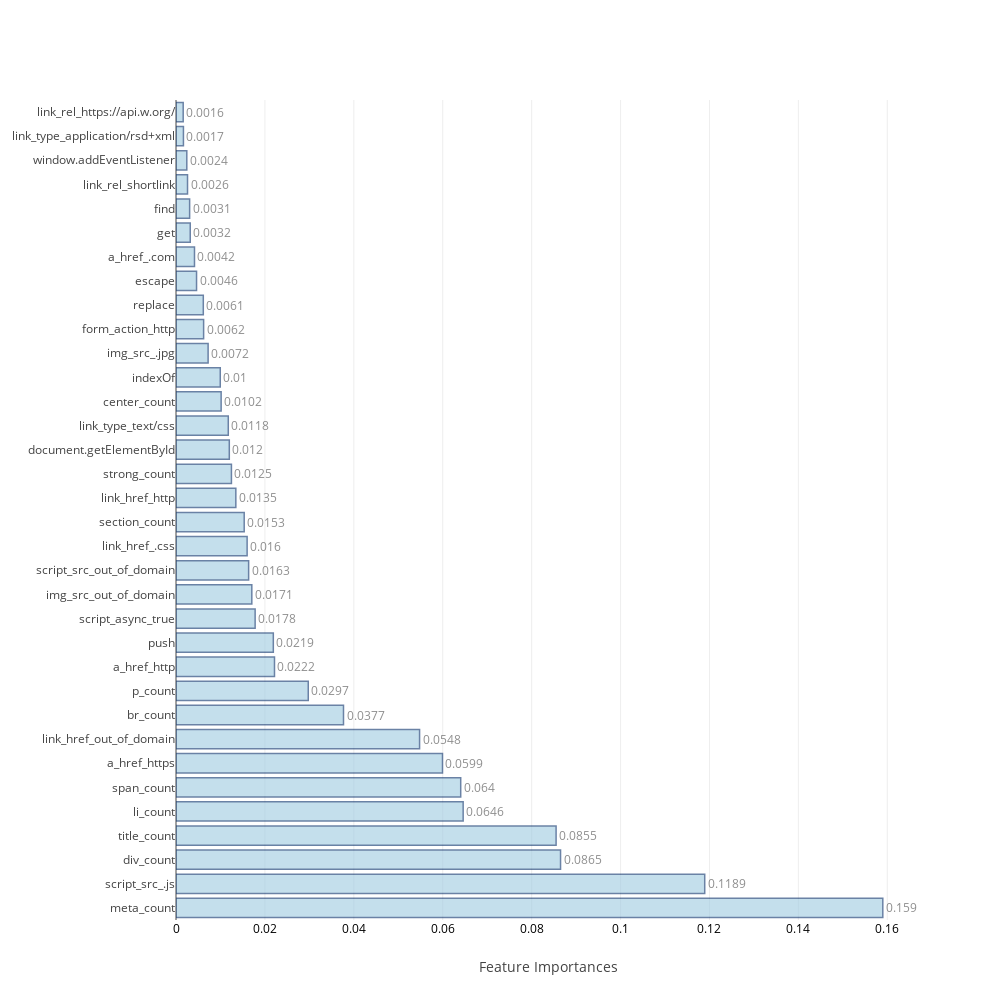
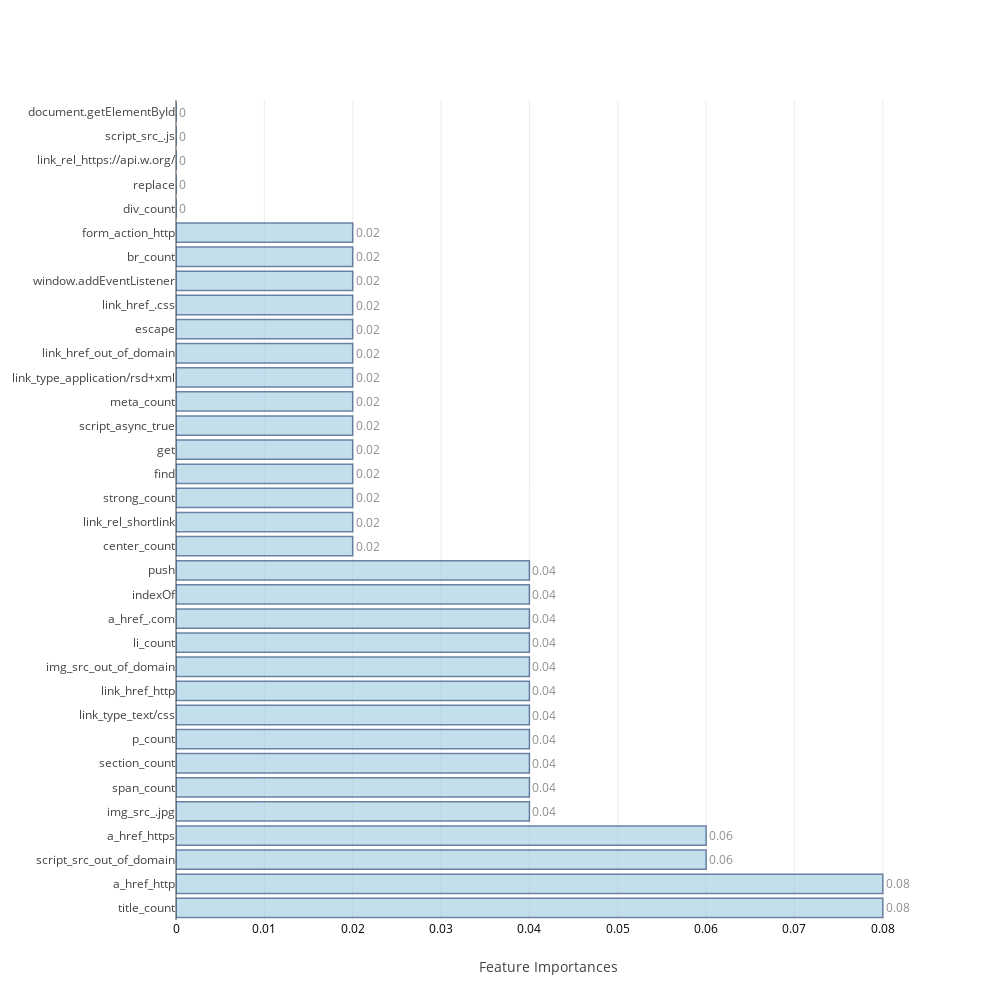
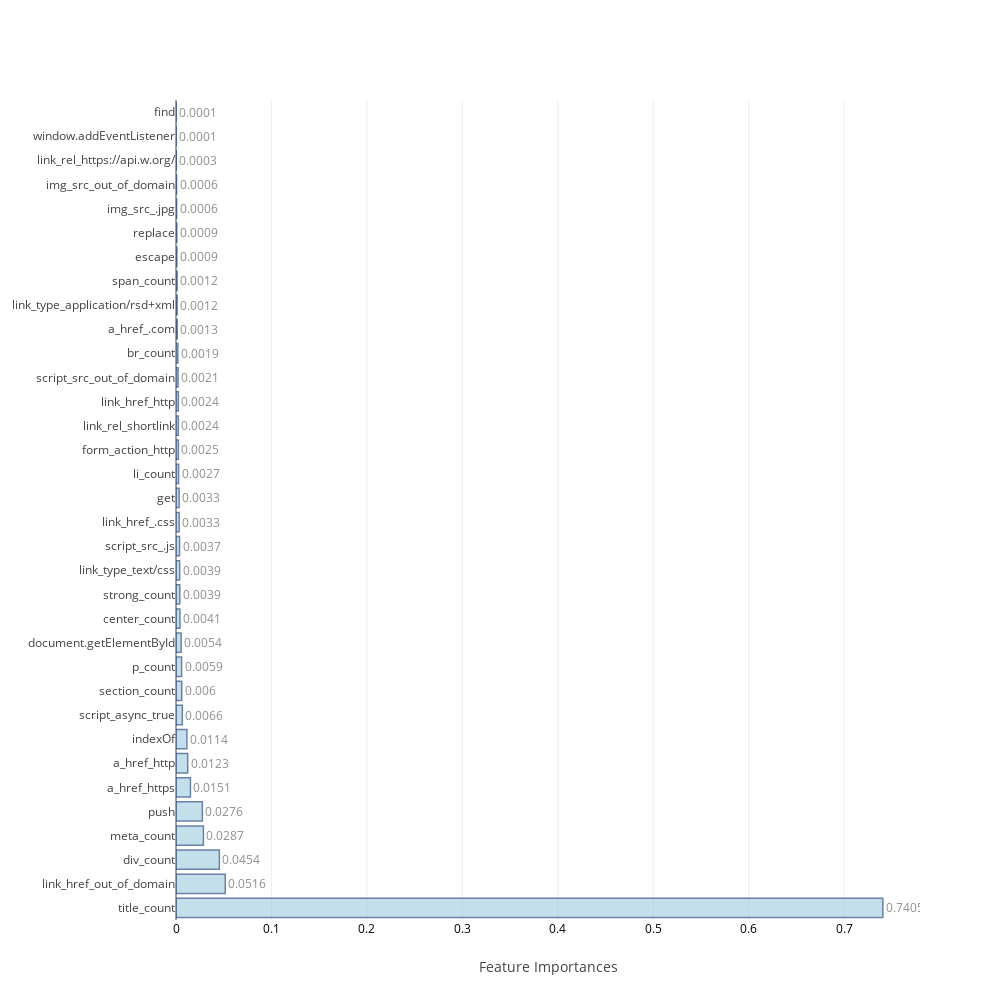
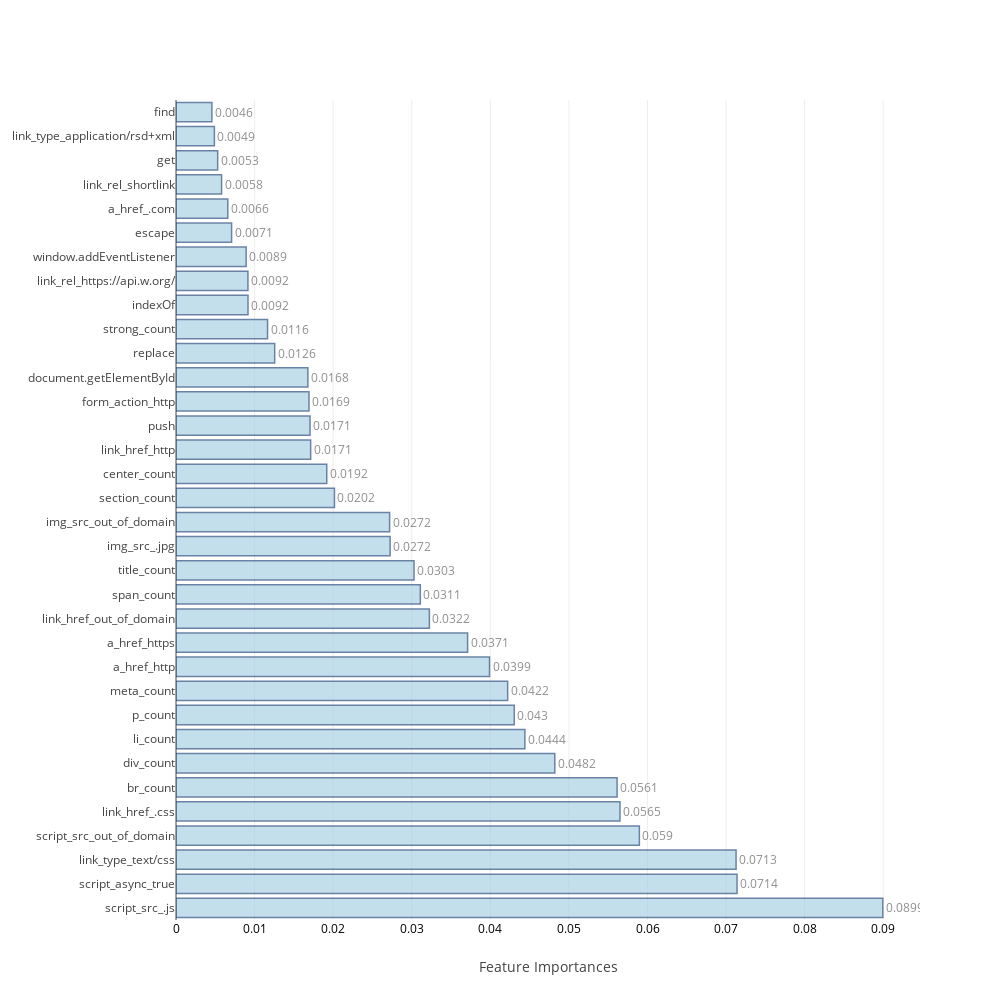

Source (notebook cell) for these figures, in order:
### Code cell
ind_columns=['KNeighborsClassifier','LogisticRegression','RandomForestClassifier','AdaBoostClassifier',
             'GradientBoostingClassifier','ExtraTreeClassifier','BaggingClassifier','Neural Network-1']

f=[KNN_model,Logistic_model,RandomForest,AdaBoost,GradientBoosting, ExtraTree,Bagging,DeepLearning1]

## Table to store training and test measures
table_80_50_train=pd.DataFrame(columns=['accuracy','TP','TN','FP','FN','FPR','FNR'])
table_80_50_test=pd.DataFrame(columns=['accuracy','TP','TN','FP','FN','FPR','FNR','auc','MCC'])

feat_imp=[None]*4
j=0
for i in range(0,8):
    if i>=2 and i<=5:
        model,cm_train,cm_test,acc_train,acc_test,roc_auc,feat_imp[j],mcc=f[i](scaled_X_train,train_Y,scaled_X_test,test_Y,columns)
        j=j+1
    else:
        model,cm_train,cm_test,acc_train,acc_test,roc_auc,mcc=f[i](scaled_X_train,train_Y,scaled_X_test,test_Y)
    table_80_50_train.loc[i]=   ([acc_train,cm_train.TP,cm_train.TN,cm_train.FP,cm_train.FN,cm_train.FPR,cm_train.FNR])
    table_80_50_test.loc[i] =   ([acc_test ,cm_test.TP, cm_test.TN, cm_test.FP, cm_test.FN, cm_test.FPR, cm_test.FNR,roc_auc,mcc])
    print("\n")

### Figure 1 — Plotly figure (JSON) as saved in the notebook; plotly's stock layout.template omitted (floating-point values rounded to 4 significant figures)
{"data": [{"marker": {"color": "rgb(158,202,225)", "line": {"color": "rgb(8,48,107)", "width": 1.5}}, "opacity": 0.6, "orientation": "h", "text": [0.159, 0.1189, 0.0865, 0.0855, 0.0646, 0.064, 0.0599, 0.0548, 0.0377, 0.0297, 0.0222, 0.0219, 0.0178, 0.0171, 0.0163, 0.016, 0.0153, 0.0135, 0.0125, 0.012, 0.0118, 0.0102, 0.01, 0.0072, 0.0062, 0.0061, 0.0046, 0.0042, 0.0032, 0.0031, 0.0026, 0.0024, 0.0017, 0.0016], "textposition": "outside", "type": "bar", "uid": "c55cba19-3bb1-42de-afcb-aae4d3c60aa7", "x": [0.159, 0.1189, 0.0865, 0.0855, 0.06459, 0.06404, 0.05994, 0.05479, 0.03768, 0.02975, 0.02216, 0.02189, 0.0178, 0.01705, 0.01634, 0.016, 0.01534, 0.01346, 0.01247, 0.01199, 0.01176, 0.01015, 0.009956, 0.007223, 0.006213, 0.006141, 0.004621, 0.004158, 0.003203, 0.003067, 0.002591, 0.00243, 0.001671, 0.001617], "y": ["meta_count", "script_src_.js", "div_count", "title_count", "li_count", "span_count", "a_href_https", "link_href_out_of_domain", "br_count", "p_count", "a_href_http", "push", "script_async_true", "img_src_out_of_domain", "script_src_out_of_domain", "link_href_.css", "section_count", "link_href_http", "strong_count", "document.getElementById", "link_type_text/css", "center_count", "indexOf", "img_src_.jpg", "form_action_http", "replace", "escape", "a_href_.com", "get", "find", "link_rel_shortlink", "window.addEventListener", "link_type_application/rsd+xml", "link_rel_https://api.w.org/"]}], "layout": {"autosize": false, "height": 1000, "width": 1000, "xaxis": {"tickfont": {"color": "black", "size": 12}, "title": "Feature Importances"}, "yaxis": {"automargin": true}}}

### Figure 2 — Plotly figure (JSON) as saved in the notebook; plotly's stock layout.template omitted (floating-point values rounded to 4 significant figures)
{"data": [{"marker": {"color": "rgb(158,202,225)", "line": {"color": "rgb(8,48,107)", "width": 1.5}}, "opacity": 0.6, "orientation": "h", "text": [0.08, 0.08, 0.06, 0.06, 0.04, 0.04, 0.04, 0.04, 0.04, 0.04, 0.04, 0.04, 0.04, 0.04, 0.04, 0.02, 0.02, 0.02, 0.02, 0.02, 0.02, 0.02, 0.02, 0.02, 0.02, 0.02, 0.02, 0.02, 0.02, 0, 0, 0, 0, 0], "textposition": "outside", "type": "bar", "uid": "771af598-d398-4d0e-bfbf-59f0ad30cd12", "x": [0.08, 0.08, 0.06, 0.06, 0.04, 0.04, 0.04, 0.04, 0.04, 0.04, 0.04, 0.04, 0.04, 0.04, 0.04, 0.02, 0.02, 0.02, 0.02, 0.02, 0.02, 0.02, 0.02, 0.02, 0.02, 0.02, 0.02, 0.02, 0.02, 0, 0, 0, 0, 0], "y": ["title_count", "a_href_http", "script_src_out_of_domain", "a_href_https", "img_src_.jpg", "span_count", "section_count", "p_count", "link_type_text/css", "link_href_http", "img_src_out_of_domain", "li_count", "a_href_.com", "indexOf", "push", "center_count", "link_rel_shortlink", "strong_count", "find", "get", "script_async_true", "meta_count", "link_type_application/rsd+xml", "link_href_out_of_domain", "escape", "link_href_.css", "window.addEventListener", "br_count", "form_action_http", "div_count", "replace", "link_rel_https://api.w.org/", "script_src_.js", "document.getElementById"]}], "layout": {"autosize": false, "height": 1000, "width": 1000, "xaxis": {"tickfont": {"color": "black", "size": 12}, "title": "Feature Importances"}, "yaxis": {"automargin": true}}}

### Figure 3 — Plotly figure (JSON) as saved in the notebook; plotly's stock layout.template omitted (floating-point values rounded to 4 significant figures)
{"data": [{"marker": {"color": "rgb(158,202,225)", "line": {"color": "rgb(8,48,107)", "width": 1.5}}, "opacity": 0.6, "orientation": "h", "text": [0.7405, 0.0516, 0.0454, 0.0287, 0.0276, 0.0151, 0.0123, 0.0114, 0.0066, 0.006, 0.0059, 0.0054, 0.0041, 0.0039, 0.0039, 0.0037, 0.0033, 0.0033, 0.0027, 0.0025, 0.0024, 0.0024, 0.0021, 0.0019, 0.0013, 0.0012, 0.0012, 0.0009, 0.0009, 0.0006, 0.0006, 0.0003, 0.0001, 0.0001], "textposition": "outside", "type": "bar", "uid": "3a92912f-3ebf-46dc-975c-0a0c9592c388", "x": [0.7405, 0.05161, 0.0454, 0.02874, 0.02761, 0.01511, 0.01227, 0.01142, 0.006598, 0.005988, 0.005874, 0.005405, 0.004129, 0.003947, 0.003857, 0.003728, 0.003302, 0.00326, 0.00271, 0.002481, 0.002434, 0.002429, 0.002144, 0.001889, 0.001311, 0.001198, 0.001186, 0.0009017, 0.0008551, 0.0006131, 0.0005793, 0.0003051, 0.000124, 0.0001085], "y": ["title_count", "link_href_out_of_domain", "div_count", "meta_count", "push", "a_href_https", "a_href_http", "indexOf", "script_async_true", "section_count", "p_count", "document.getElementById", "center_count", "strong_count", "link_type_text/css", "script_src_.js", "link_href_.css", "get", "li_count", "form_action_http", "link_rel_shortlink", "link_href_http", "script_src_out_of_domain", "br_count", "a_href_.com", "link_type_application/rsd+xml", "span_count", "escape", "replace", "img_src_.jpg", "img_src_out_of_domain", "link_rel_https://api.w.org/", "window.addEventListener", "find"]}], "layout": {"autosize": false, "height": 1000, "width": 1000, "xaxis": {"tickfont": {"color": "black", "size": 12}, "title": "Feature Importances"}, "yaxis": {"automargin": true}}}

### Figure 4 — Plotly figure (JSON) as saved in the notebook; plotly's stock layout.template omitted (floating-point values rounded to 4 significant figures)
{"data": [{"marker": {"color": "rgb(158,202,225)", "line": {"color": "rgb(8,48,107)", "width": 1.5}}, "opacity": 0.6, "orientation": "h", "text": [0.0899, 0.0714, 0.0713, 0.059, 0.0565, 0.0561, 0.0482, 0.0444, 0.043, 0.0422, 0.0399, 0.0371, 0.0322, 0.0311, 0.0303, 0.0272, 0.0272, 0.0202, 0.0192, 0.0171, 0.0171, 0.0169, 0.0168, 0.0126, 0.0116, 0.0092, 0.0092, 0.0089, 0.0071, 0.0066, 0.0058, 0.0053, 0.0049, 0.0046], "textposition": "outside", "type": "bar", "uid": "3bb8e31c-620e-43f3-a446-da17a8e73750", "x": [0.08994, 0.0714, 0.07127, 0.05896, 0.0565, 0.05613, 0.0482, 0.04439, 0.04305, 0.0422, 0.0399, 0.03711, 0.03224, 0.03109, 0.03029, 0.02725, 0.02718, 0.02016, 0.01918, 0.01713, 0.01705, 0.01692, 0.01678, 0.01256, 0.01165, 0.009162, 0.009153, 0.008928, 0.007076, 0.006589, 0.005802, 0.005304, 0.004883, 0.004564], "y": ["script_src_.js", "script_async_true", "link_type_text/css", "script_src_out_of_domain", "link_href_.css", "br_count", "div_count", "li_count", "p_count", "meta_count", "a_href_http", "a_href_https", "link_href_out_of_domain", "span_count", "title_count", "img_src_.jpg", "img_src_out_of_domain", "section_count", "center_count", "link_href_http", "push", "form_action_http", "document.getElementById", "replace", "strong_count", "indexOf", "link_rel_https://api.w.org/", "window.addEventListener", "escape", "a_href_.com", "link_rel_shortlink", "get", "link_type_application/rsd+xml", "find"]}], "layout": {"autosize": false, "height": 1000, "width": 1000, "xaxis": {"tickfont": {"color": "black", "size": 12}, "title": "Feature Importances"}, "yaxis": {"automargin": true}}}
